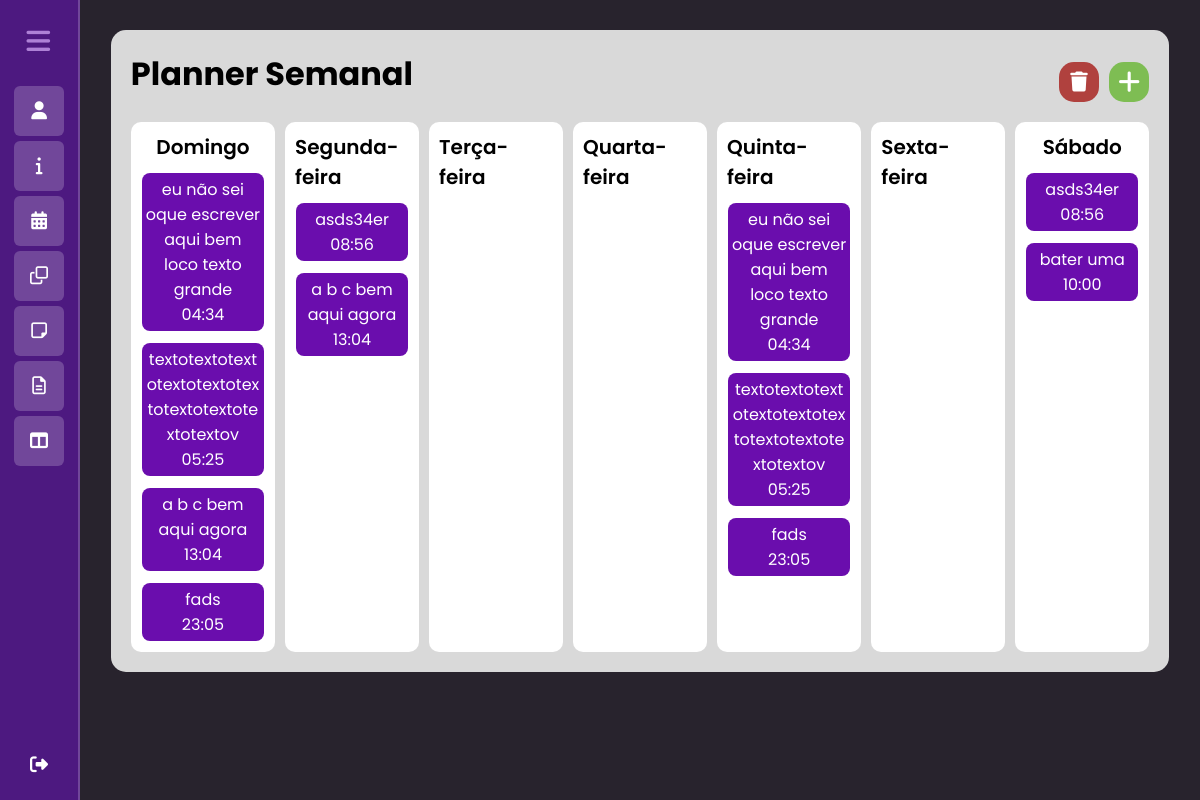
/accounts/planner/ (signed in), run on the app's committed database.
### dashboard/models.py (models this page shows, shortened)
class DayOfWeek(models.Model):
    name = models.CharField(max_length=15)
    def __str__(self):
        return self.name

class Planejamento(models.Model):
    name = models.CharField(max_length=100)
    days_of_week = models.ManyToManyField('DayOfWeek', blank=True)  # tornando o campo opcional
    usuario = models.ForeignKey(User, on_delete=models.CASCADE)
    hora = models.TimeField()

### dashboard/views.py (the view)
# urls.py: path('accounts/planner/', views.planner, name='planner'),
@login_required
def planner(request):
    form = PlannerForm(request.POST or None)
    if request.method == 'POST' and form.is_valid():
        planejamento = form.save(commit=False)
        planejamento.usuario = request.user
        planejamento.save()
        form.save_m2m()
        return redirect('planner')
    dias_semana = ['Domingo', 'Segunda-feira', 'Terça-feira', 'Quarta-feira', 'Quinta-feira', 'Sexta-feira', 'Sábado']
    planejamentos_por_dia = {dia.lower(): Planejamento.objects.filter(days_of_week__name=dia, usuario=request.user).order_by('hora') for dia in dias_semana}
    return render(request, 'planner.html', {'form': form, 'planejamentos': planejamentos_por_dia})

### templates/planner.html (shortened to what this page needs)
{% extends "side_bar.html" %}
{% load static %}
{% block head %}
<link rel="stylesheet" href="{% static 'css/planner.css' %}">
{% endblock %}
{% block content %}
<body>
    <div class="container">
        <div class="top">
            <h1>Planner Semanal</h1>
            <div class="btn-container">
                <a class="" id="btnModalForm">
                    <div class="btn-newform">
                        <i class="fas fa-plus"></i>
                    </div>
                </a>
                <a class="" id="btnModalDelet">
                    <div class="btn-delet">
                        <i class="fas fa-trash"></i>
                    </div>
                </a>
            </div>
        </div>
        <div class="days-container">
            {% for dia, planejamentos in planejamentos.items %}
            <div class="day-column" id="{{ dia }}">
                <div class="day-header">
                    <h3>{{ dia|capfirst }}</h3><br>
                </div>
                <div class="day-content">
                    {% for planejamento in planejamentos %}
                    <div class="day-box">
                        <div class="box-name">{{ planejamento.name }}</div>
                        <div> {{ planejamento.hora }}</div>
                    </div>
                    {% endfor %}
                </div>
            </div>
            {% endfor %}
        </div>
    </div>
</body>
{% endblock %}

### static/css/planner.css (style rules this page uses)
.container { width: 98%; height: 98%; margin: 10px; padding: 20px; border-radius: 15px; background-color: #d9d9d9; display: flex; flex-direction: column }
.top { display: flex; flex-direction: column; margin-bottom: 20px; }
.btn-container { float: right; margin-top: -3.5%; }
.days-container { display: flex; justify-content: space-between; margin-right: -10px; }
.day-column { width: calc(15% - 10px); margin-right: 10px; padding: 5px; justify-content: center; background-color: #fff; border-radius: 10px; }
.day-content { flex-grow: 1; display: flex; flex-direction: column; }
.day-header { margin: 5px; display: flex; justify-content: center; }
.day-box { flex-grow: 1; text-align: center; display: flex; flex-direction: column; justify-content: center; align-items: center; margin: 6px; padding: 4px; border-radius: 8px; background-color: #6a0dad; color: #fff; }
.box-name { word-wrap: break-word; overflow-wrap: break-word; max-width: 100%; box-sizing: border-box; }
h3 { font-size: 20px; font-weight: 600; }
.btn-newform { height: 40px; width: 40px; float: right; display: flex; justify-content: center; align-items: center; background-color: #7ebd53; color: #fff; border-radius: 15px; cursor: pointer; font-size: 25px; }
.btn-delet { height: 40px; width: 40px; float: right; display: flex; justify-content: center; align-items: center; background-color: #b0413e; color: #fff; border-radius: 15px; cursor: pointer; font-size: 20px; margin-right: 1%; }

### static/css/sidebar.css (style rules this page uses)
* { margin: 0; padding: 0; font-family: 'Poppins', sans-serif; box-sizing: border-box; }
body { background: #28232d; }

### data on the page
DayOfWeek: name "Domingo"
Planejamento: name "eu não sei oque escrever aqui bem loco texto grande", hora "04:34"
Planejamento: name "textotextotextotextotextotextotextotextotextotextov", hora "05:25"
Planejamento: name "a b c bem aqui agora", hora "13:04"
Planejamento: name "fads", hora "23:05"
DayOfWeek: name "Segunda-feira"
Planejamento: name "asds34er", hora "08:56"
DayOfWeek: name "Terça-feira"
DayOfWeek: name "Quarta-feira"
DayOfWeek: name "Quinta-feira"
DayOfWeek: name "Sexta-feira"
DayOfWeek: name "Sábado"
Planejamento: name "bater uma", hora "10:00"
